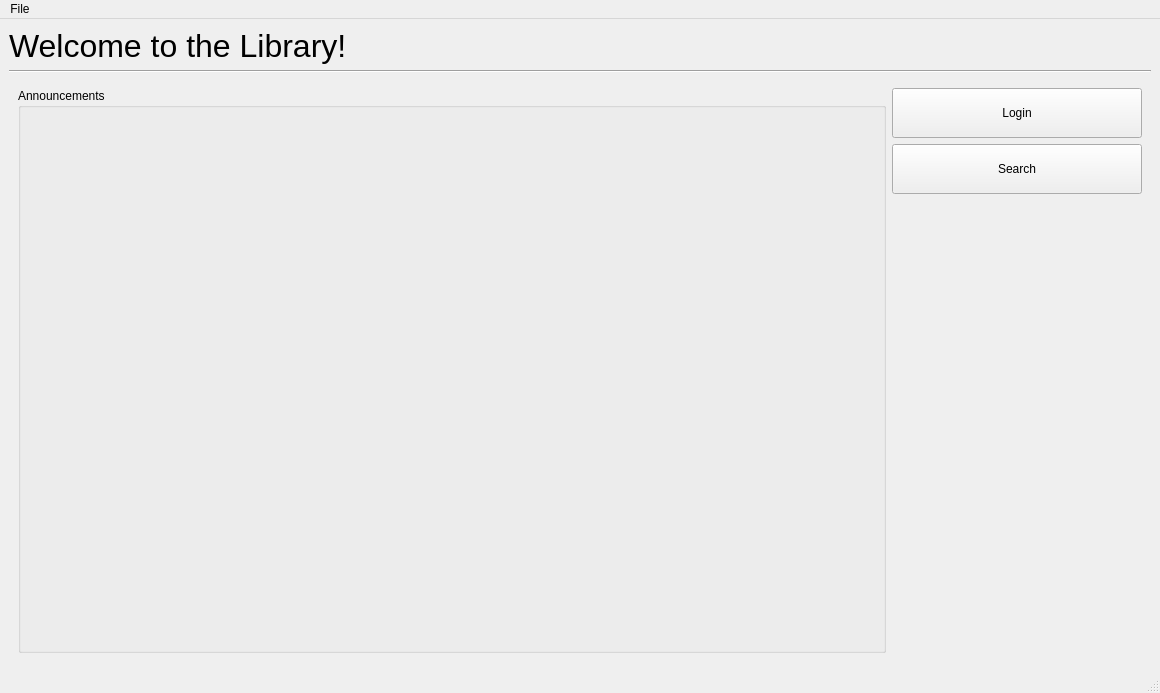
<?xml version="1.0" encoding="UTF-8"?>
<ui version="4.0">
 <class>UserWindow</class>
 <widget class="QMainWindow" name="UserWindow">
  <property name="geometry">
   <rect>
    <x>0</x>
    <y>0</y>
    <width>1160</width>
    <height>693</height>
   </rect>
  </property>
  <property name="windowTitle">
   <string>MainWindow</string>
  </property>
  <widget class="QWidget" name="centralwidget">
   <layout class="QGridLayout" name="gridLayout">
    <item row="0" column="0">
     <widget class="QLabel" name="label">
      <property name="font">
       <font>
        <pointsize>24</pointsize>
       </font>
      </property>
      <property name="text">
       <string>Welcome to the Library!</string>
      </property>
     </widget>
    </item>
    <item row="1" column="0">
     <widget class="Line" name="line">
      <property name="orientation">
       <enum>Qt::Horizontal</enum>
      </property>
     </widget>
    </item>
    <item row="2" column="0">
     <widget class="QStackedWidget" name="stackedWidget">
      <property name="currentIndex">
       <number>0</number>
      </property>
      <widget class="QWidget" name="page">
       <layout class="QGridLayout" name="gridLayout_2">
        <item row="0" column="0" rowspan="4">
         <widget class="QGroupBox" name="groupBox">
          <property name="title">
           <string>Announcements</string>
          </property>
          <layout class="QGridLayout" name="gridLayout_3"/>
         </widget>
        </item>
        <item row="0" column="1">
         <widget class="QPushButton" name="buttonLogin">
          <property name="sizePolicy">
           <sizepolicy hsizetype="Fixed" vsizetype="Fixed">
            <horstretch>0</horstretch>
            <verstretch>0</verstretch>
           </sizepolicy>
          </property>
          <property name="minimumSize">
           <size>
            <width>250</width>
            <height>50</height>
           </size>
          </property>
          <property name="text">
           <string>Login</string>
          </property>
         </widget>
        </item>
        <item row="1" column="1">
         <widget class="QPushButton" name="buttonSearch">
          <property name="sizePolicy">
           <sizepolicy hsizetype="Fixed" vsizetype="Fixed">
            <horstretch>0</horstretch>
            <verstretch>0</verstretch>
           </sizepolicy>
          </property>
          <property name="minimumSize">
           <size>
            <width>250</width>
            <height>50</height>
           </size>
          </property>
          <property name="text">
           <string>Search</string>
          </property>
         </widget>
        </item>
       </layout>
      </widget>
      <widget class="QWidget" name="page_2"/>
     </widget>
    </item>
   </layout>
  </widget>
  <widget class="QMenuBar" name="menubar">
   <property name="geometry">
    <rect>
     <x>0</x>
     <y>0</y>
     <width>1160</width>
     <height>22</height>
    </rect>
   </property>
   <widget class="QMenu" name="menuFile">
    <property name="title">
     <string>File</string>
    </property>
    <addaction name="actionExit"/>
   </widget>
   <addaction name="menuFile"/>
  </widget>
  <widget class="QStatusBar" name="statusbar"/>
  <action name="actionExit">
   <property name="text">
    <string>Exit...</string>
   </property>
  </action>
 </widget>
 <resources/>
 <connections/>
</ui>
